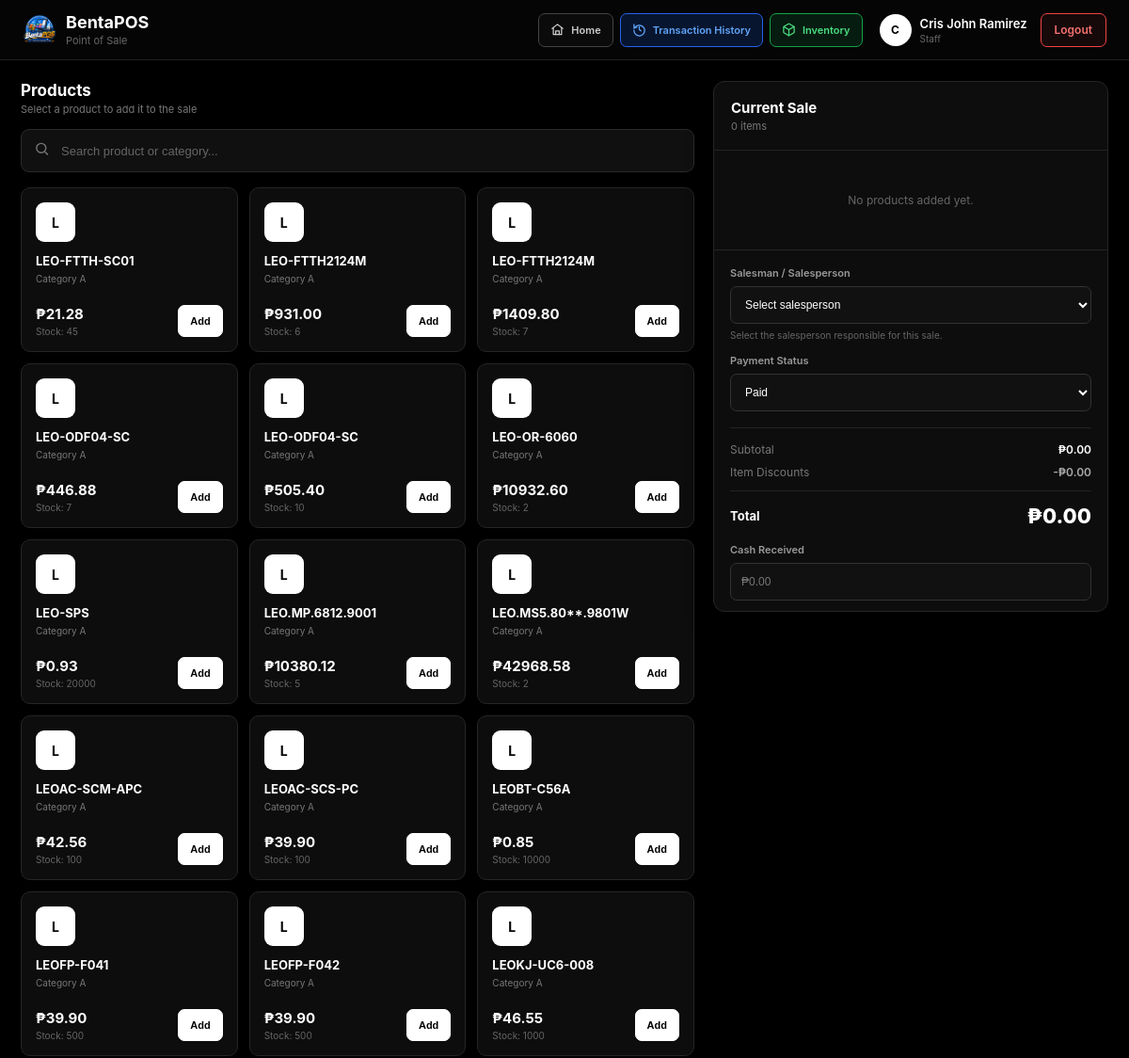
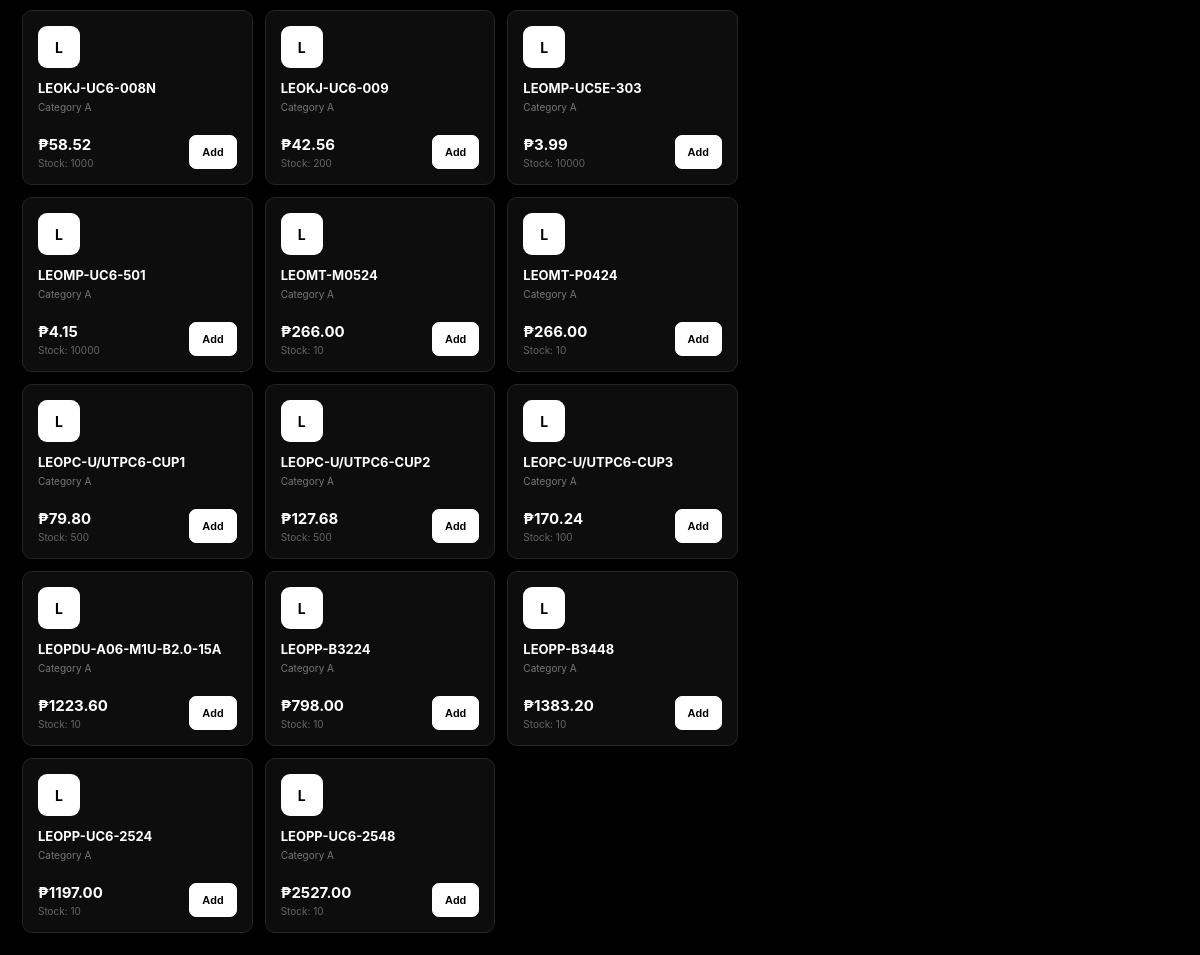
The app's page /staff/dashboard/ (signed in) with its own data (2 pictures, top to bottom).
### core/models.py (models this page shows, shortened)
class Product(models.Model):
    product_model = models.CharField(
        max_length=150
    )
    description = models.TextField(
        blank=True,
        null=True
    )
    category = models.CharField(
        max_length=100
    )
    price = models.DecimalField(
        max_digits=10,
        decimal_places=2
    )
    qty = models.PositiveIntegerField(
        default=0
    )
    created_at = models.DateTimeField(
        auto_now_add=True
    )
    updated_at = models.DateTimeField(
        auto_now=True
    )
    class Meta:
        ordering = ["product_model"]
        verbose_name = "Product"
        verbose_name_plural = "Products"

### staff/views.py (the view, shortened to what this page needs)
@login_required
@user_passes_test(is_staff)
def staff_dashboard(request):
    DiscountClass.objects.update_or_create(
        code="A",
        defaults={
            "name": "Class A",
            "max_discount": Decimal("0.00"),
            "open_discount": False,
        }
    )
    DiscountClass.objects.update_or_create(
        code="B",
        defaults={
            "name": "Class B",
            "max_discount": Decimal("10.00"),
            "open_discount": False,
        }
    )
    DiscountClass.objects.update_or_create(
        code="C",
        defaults={
            "name": "Class C",
            "max_discount": Decimal("100.00"),
            "open_discount": True,
        }
    )
    search = request.GET.get(
        "search",
        ""
    ).strip()
    products = (
        Product.objects
        .filter(
            qty__gt=0
        )
        .order_by(
            "product_model"
        )
    )
    discount_classes = (
        DiscountClass.objects
        .all()
        .order_by("code")
    )
    salespersons = (
        Salesperson.objects
        .filter(
            is_active=True
        )
        .order_by(
            "first_name",
            "last_name",
            "employee_id"
        )
    )
    return render(
        request,
        "staff/staff_dashboard.html",
        {
            "products": products,
            "discount_classes": discount_classes,
            "salespersons": salespersons,
            "search": search,
        }
    )

### core/models.py (called while the page is built)
    @property
    def full_name(self):
        name_parts = [
            self.first_name,
            self.middle_name,
            self.last_name
        ]
        return " ".join(
            part.strip()
            for part in name_parts
            if part
        )

### staff/views.py (called while the page is built)
def is_staff(user):
    return user.is_authenticated and user.is_staff

### staff/templates/staff/staff_dashboard.html (shortened to what this page needs)
{% extends "staff.html" %}
{% load static %}
{% block content %}
<div class="pos-layout">
    <section class="products-panel">
        <div class="panel-header">
            <div>
                <div class="panel-title">
                    Products
                </div>
                <div class="panel-subtitle">
                    Select a product to add it to the sale
                </div>
            </div>
        </div>
        <div class="search-wrapper">
            <span class="search-icon">
            </span>
            <input
                type="text"
                id="productSearch"
                class="search-input"
                placeholder="Search product or category..."
                autocomplete="off"
            >
        </div>
        <div
            class="product-grid"
            id="productGrid"
        >
            {% for product in products %}
                <div
                    class="product-card"
                    data-name="{{ product.product_model|lower }}"
                    data-category="{{ product.category|lower }}"
                    data-description="{{ product.description|default:''|lower }}"
                >
                    <div class="product-icon">
                        {{ product.product_model|first|upper }}
                    </div>
                    <div class="product-name">
                        {{ product.product_model }}
                    </div>
                    <div class="product-category">
                        {{ product.category }}
                    </div>
                    <div class="product-bottom">
                        <div>
                            <div class="product-price">
                                ₱{{ product.price|floatformat:2 }}
                            </div>
                            <div class="product-stock">
                                Stock: {{ product.qty }}
                            </div>
                        </div>
                        <button
                            type="button"
                            class="add-btn"
                            onclick="addToCart(
                                {{ product.id }},
                                '{{ product.product_model|escapejs }}',
                                '{{ product.price }}',
                                {{ product.qty }}
                            )"
                        >
                            {% if product.qty > 0 %}
                                Add
                            {% else %}
                                Out
                            {% endif %}
                        </button>
                    </div>
                </div>
            {% empty %}
                <div class="empty-products">
                    No products available.
                </div>
            {% endfor %}
        </div>
    </section>
    <aside class="sale-panel">
        <div class="sale-header">
            <div class="sale-title">
                Current Sale
            </div>
            <div
                class="sale-count"
                id="saleCount"
            >
            </div>
        </div>
        <div
            class="cart-items"
            id="cartItems"
        >
        </div>
        <div class="payment-section">
            <div>
                <label
                    class="field-label"
                    for="salesmanName"
                >
                    Salesman / Salesperson
                </label>
                <select
                    id="salesmanName"
                    class="salesman-input"
                >
                    <option value="">
                        Select salesperson
                    </option>
                </select>
                <div
                    class="salesperson-info"
                    id="salespersonInfo"
                >
                </div>
            </div>
            <div style="margin-top:14px;">
                <label
                    class="field-label"
                    for="paymentStatus"
                >
                    Payment Status
                </label>
                <select
                    id="paymentStatus"
                    class="payment-status-select"
                    onchange="updatePaymentStatus()"
                >
                    <option value="paid">
                        Paid
                    </option>
                </select>
            </div>
            <div class="summary">
                <div class="summary-row">
                    <span class="summary-label">
                        Subtotal
                    </span>
                    <span
                        class="summary-value"
                        id="subtotal"
                    >
                        ₱0.00
                    </span>
                </div>
                <div class="summary-row">
                    <span class="summary-label">
                        Item Discounts
                    </span>
                    <span
                        class="summary-value discount-value"
                        id="discountAmount"
                    >
                        -₱0.00
                    </span>
                </div>
                <div class="total-row">
                    <span class="total-label">
                        Total
                    </span>
                    <span
                        class="total-value"
                        id="total"
                    >
                        ₱0.00
                    </span>
                </div>
            </div>
            <div
                id="cashSection"
                style="margin-top:16px;"
            >
                <label
                    class="field-label"
                    for="cashReceived"
                >
                    Cash Received
                </label>
                <input
                    type="number"
                    id="cashReceived"
                    class="cash-input"
                    min="0"
                    step="0.01"
                    placeholder="₱0.00"
                    oninput="calculateChange()"
                >
            </div>
        </div>
    </aside>
</div>
{% endblock %}

### staff/templates/staff.html (shortened to what this page needs)
{% load static %}
<!DOCTYPE html>
<html lang="en">
<head>
</head>
<body>
<header class="topbar">
    <div class="brand">
        <img
            src="{% static 'images/logo.png' %}"
            alt="BentaPOS"
        >
        <div>
            <div class="brand-name">
                BentaPOS
            </div>
            <div class="brand-subtitle">
                Point of Sale
            </div>
        </div>
    </div>
    <div class="header-right">
        <nav class="staff-nav">
            <a
                href="{% url 'staff-dashboard' %}"
                class="nav-btn home-btn"
            >
                <svg
                    viewBox="0 0 24 24"
                    fill="none"
                    stroke="currentColor"
                    stroke-width="2"
                    stroke-linecap="round"
                    stroke-linejoin="round"
                >
                    <path d="m3 10 9-7 9 7"></path>
                    <path d="M5 9v11h14V9"></path>
                    <path d="M9 20v-6h6v6"></path>
                </svg>
                <span>
                    Home
                </span>
            </a>
            <a
                href="{% url 'transaction-history' %}"
                class="nav-btn history-btn"
            >
                <svg
                    viewBox="0 0 24 24"
                    fill="none"
                    stroke="currentColor"
                    stroke-width="2"
                    stroke-linecap="round"
                    stroke-linejoin="round"
                >
                    <path d="M3 3v5h5"></path>
                    <path d="M3.05 13a9 9 0 1 0 2.13-5.36L3 10"></path>
                    <path d="M12 7v5l3 2"></path>
                </svg>
                <span>
                    Transaction History
                </span>
            </a>
            <a
                href="{% url 'staff-inventory' %}"
                class="nav-btn inventory-btn"
            >
                <span>
                    Inventory
                </span>
            </a>
        </nav>
        <div class="staff-info">
            <div class="staff-user">
                <div class="staff-avatar">
                    {{ request.user.username|first|upper }}
                </div>
                <div class="staff-name-wrapper">
                    <div class="staff-name">
                        {{ request.user.get_full_name|default:request.user.username }}
                    </div>
                    <div class="staff-role">
                        Staff
                    </div>
                </div>
            </div>
            <a
                href="{% url 'logout' %}"
                class="logout-btn"
            >
                Logout
            </a>
        </div>
    </div>
</header>
<main class="pos-container">
    {% block content %}{% endblock %}
</main>
</body>
</html>

### staff/templates/staff/staff_dashboard.html (style rules this page uses)
.pos-layout { display: grid; grid-template-columns: minmax(0, 1fr) 420px; gap: 20px; align-items: start; }
.products-panel { min-width: 0; }
.panel-header { display: flex; align-items: center; justify-content: space-between; margin-bottom: 14px; }
.panel-title { font-size: 17px; font-weight: 700; color: #fff; }
.panel-subtitle { font-size: 11px; color: #777; margin-top: 3px; }
.search-wrapper { position: relative; margin-bottom: 16px; }
.search-icon { position: absolute; left: 14px; top: 50%; transform: translateY(-50%); color: #777; pointer-events: none; }
.search-input { width: 100%; height: 46px; padding: 0 15px 0 42px; border: 1px solid #2b2b2b; border-radius: 9px; background: #101010; color: #fff; outline: none; font-size: 13px; box-sizing: border-box; }
.search-input::placeholder { color: #666; }
.product-grid { display: grid; grid-template-columns: repeat(4, minmax(0, 1fr)); gap: 12px; }
.product-card { background: #0d0d0d; border: 1px solid #252525; border-radius: 10px; padding: 15px; min-height: 175px; display: flex; flex-direction: column; transition: .15s; }
.product-icon { width: 42px; height: 42px; border-radius: 9px; background: #fff; color: #000; display: flex; align-items: center; justify-content: center; font-size: 14px; font-weight: 700; margin-bottom: 12px; }
.product-name { font-size: 13px; font-weight: 700; color: #fff; line-height: 1.3; margin-bottom: 4px; }
.product-category { font-size: 10px; color: #777; margin-bottom: 10px; }
.product-bottom { margin-top: auto; display: flex; align-items: flex-end; justify-content: space-between; gap: 8px; }
.product-price { font-size: 15px; font-weight: 700; color: #fff; }
.product-stock { font-size: 10px; color: #666; margin-top: 3px; }
.add-btn { height: 34px; padding: 0 12px; border: 1px solid #fff; border-radius: 7px; background: #fff; color: #000; font-size: 11px; font-weight: 600; cursor: pointer; }
.sale-panel { background: #0d0d0d; border: 1px solid #252525; border-radius: 12px; position: sticky; top: 84px; box-shadow: 0 10px 30px rgba(0,0,0,.3); max-height: calc(100vh - 104px); display: flex; flex-direction: column; overflow: hidden; }
.sale-header { padding: 18px; border-bottom: 1px solid #242424; flex-shrink: 0; }
.sale-title { font-size: 15px; font-weight: 700; color: #fff; }
.sale-count { font-size: 11px; color: #777; margin-top: 3px; }
.cart-items { flex: 1 1 auto; min-height: 0; overflow-y: auto; overflow-x: hidden; overscroll-behavior: contain; scrollbar-width: thin; scrollbar-color: #333 #0b0b0b; }
.payment-section { padding: 17px; border-top: 1px solid #242424; flex: 0 0 auto; max-height: 48vh; overflow-y: auto; overflow-x: hidden; scrollbar-width: thin; scrollbar-color: #333 #0b0b0b; }
.field-label { display: block; font-size: 11px; font-weight: 600; color: #999; margin-bottom: 7px; }
.salesman-input, .payment-status-select, .cash-input { width: 100%; height: 40px; border: 1px solid #333; border-radius: 7px; background: #111; color: #fff; padding: 0 11px; font-size: 12px; outline: none; box-sizing: border-box; }
.salesman-input option, .payment-status-select option { background: #111; color: #fff; }
.salesperson-info { margin-top: 6px; font-size: 10px; color: #666; }
.summary { margin-top: 17px; padding-top: 15px; border-top: 1px solid #242424; }
.summary-row { display: flex; justify-content: space-between; align-items: center; font-size: 12px; margin-bottom: 9px; }
.summary-label { color: #777; }
.summary-value { font-weight: 600; color: #fff; }
.discount-value { color: #aaa; }
.total-row { display: flex; align-items: center; justify-content: space-between; margin-top: 12px; padding-top: 13px; border-top: 1px solid #242424; }
.total-label { font-size: 13px; font-weight: 700; color: #fff; }
.total-value { font-size: 22px; font-weight: 800; color: #fff; }
@media (max-width: 1200px) { .product-grid { grid-template-columns: repeat(3, minmax(0, 1fr)); } }

### records on screen
Product: product_model|first "L", product_model "LEO-FTTH-SC01", category "Category A", price "21.28", qty "45", shows "Add"
Product: product_model|first "L", product_model "LEO-FTTH2124M", category "Category A", price "931.00", qty "6", shows "Add"
Product: product_model|first "L", product_model "LEO-FTTH2124M", category "Category A", price "1409.80", qty "7", shows "Add"
Product: product_model|first "L", product_model "LEO-ODF04-SC", category "Category A", price "446.88", qty "7", shows "Add"
Product: product_model|first "L", product_model "LEO-ODF04-SC", category "Category A", price "505.40", qty "10", shows "Add"
Product: product_model|first "L", product_model "LEO-OR-6060", category "Category A", price "10932.60", qty "2", shows "Add"
Product: product_model|first "L", product_model "LEO-SPS", category "Category A", price "0.93", qty "20000", shows "Add"
Product: product_model|first "L", product_model "LEO.MP.6812.9001", category "Category A", price "10380.12", qty "5", shows "Add"
Product: product_model|first "L", product_model "LEO.MS5.80**.9801W", category "Category A", price "42968.58", qty "2", shows "Add"
Product: product_model|first "L", product_model "LEOAC-SCM-APC", category "Category A", price "42.56", qty "100", shows "Add"
Product: product_model|first "L", product_model "LEOAC-SCS-PC", category "Category A", price "39.90", qty "100", shows "Add"
Product: product_model|first "L", product_model "LEOBT-C56A", category "Category A", price "0.85", qty "10000", shows "Add"
Product: product_model|first "L", product_model "LEOFP-F041", category "Category A", price "39.90", qty "500", shows "Add"
Product: product_model|first "L", product_model "LEOFP-F042", category "Category A", price "39.90", qty "500", shows "Add"
Product: product_model|first "L", product_model "LEOKJ-UC6-008", category "Category A", price "46.55", qty "1000", shows "Add"
Product: product_model|first "L", product_model "LEOKJ-UC6-008N", category "Category A", price "58.52", qty "1000", shows "Add"
Product: product_model|first "L", product_model "LEOKJ-UC6-009", category "Category A", price "42.56", qty "200", shows "Add"
Product: product_model|first "L", product_model "LEOMP-UC5E-303", category "Category A", price "3.99", qty "10000", shows "Add"
Product: product_model|first "L", product_model "LEOMP-UC6-501", category "Category A", price "4.15", qty "10000", shows "Add"
Product: product_model|first "L", product_model "LEOMT-M0524", category "Category A", price "266.00", qty "10", shows "Add"
Product: product_model|first "L", product_model "LEOMT-P0424", category "Category A", price "266.00", qty "10", shows "Add"
Product: product_model|first "L", product_model "LEOPC-U/UTPC6-CUP1", category "Category A", price "79.80", qty "500", shows "Add"
Product: product_model|first "L", product_model "LEOPC-U/UTPC6-CUP2", category "Category A", price "127.68", qty "500", shows "Add"
Product: product_model|first "L", product_model "LEOPC-U/UTPC6-CUP3", category "Category A", price "170.24", qty "100", shows "Add"
Product: product_model|first "L", product_model "LEOPDU-A06-M1U-B2.0-15A", category "Category A", price "1223.60", qty "10", shows "Add"
Product: product_model|first "L", product_model "LEOPP-B3224", category "Category A", price "798.00", qty "10", shows "Add"
Product: product_model|first "L", product_model "LEOPP-B3448", category "Category A", price "1383.20", qty "10", shows "Add"
Product: product_model|first "L", product_model "LEOPP-UC6-2524", category "Category A", price "1197.00", qty "10", shows "Add"
Product: product_model|first "L", product_model "LEOPP-UC6-2548", category "Category A", price "2527.00", qty "10", shows "Add"

### other values on screen
{{ request.user.username|first|upper }} "C"
{{ request.user.get_full_name|default:request.user.username }} "Cris John Ramirez"
